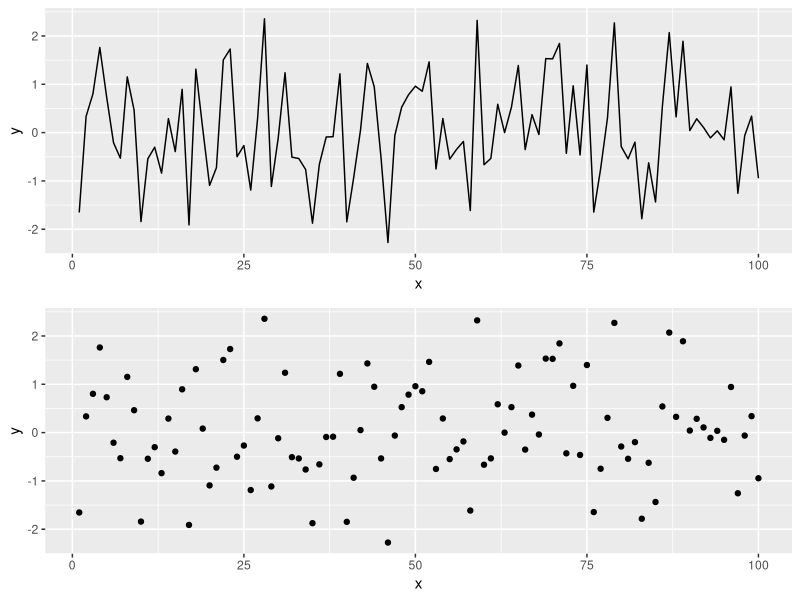

Write R code to recreate this figure.
## ---- chunk 1
knitr::opts_chunk$set(
  echo = TRUE,
  eval = TRUE,
  message = FALSE, 
  warning = FALSE,
  error = FALSE)
## ---- chunk 2
library(tidyverse)
library(gridExtra)
## ---- chunk 3
x <- seq(1:100)
y <- rnorm(100)  # Generating data form a normal distribution with mean 0 and variance  1

data <- data.frame(x = x, y = y )    # Creating a data frame

p1 <- ggplot(data, aes(x = x, y = y)) +
   geom_line()

p2 <- ggplot(data, aes(x = x, y = y)) +
   geom_point()

grid.arrange(p1, p2)
